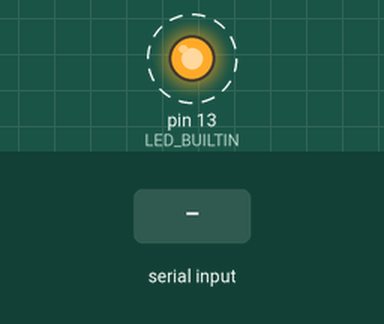
Bench run of a sketch on a simulated Arduino Uno, built with avr-gcc and run on an emulated ATmega328P. Parts: output pins drawn as LEDs (lit = HIGH). Dashed ring = blinking. The inputs (shaded band) are chosen by the test bench. What the sketch prints to the serial monitor is not drawn.

Above: at 1.2 s.
1.3 s: "STOP\n" received over Serial
4.3 s: "1\n" received over Serial
Timing chart, 0 to 13.3 s (numbered marks = the images above; inputs shaded):
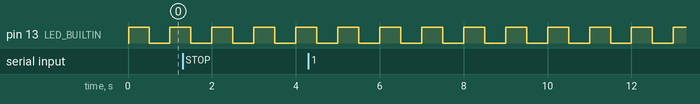

Measured:
- by itself, pin 13 (LED_BUILTIN): alternates HIGH for 0.50 s and LOW for 0.50 s

The sketch:

test_motors.ino
```cpp
#include <SoftwareSerial.h>
#include <string.h>
#include <stdlib.h>
#include <math.h>

// =====================================
// CONFIGURATION
// =====================================
#define HOVER_BAUD       115200
#define SERIAL_BAUD      115200
#define START_FRAME      0xABCD

#define SEND_INTERVAL    100
#define PRINT_INTERVAL   500

// Velocity limits
#define MAX_WHEEL_SPEED  2.1f

// Acceleration limit (m/s^2)
#define MAX_ACCEL        0.40f

// Maximum raw firmware command
#define MAX_COMMAND      500.0f

// Experimental mixing gains
#define STEER_GAIN       0.0043f
#define SPEED_GAIN       0.0086f

// Feedback conversion
#define WHEEL_DIAMETER   0.165f
#define SPEED_TO_RPM     1.0f

SoftwareSerial HoverSerial(2, 3);

// =====================================
// SERIAL STRUCTURES
// =====================================
struct __attribute__((packed)) SerialCommand {
  uint16_t start;
  int16_t steer;
  int16_t speed;
  uint16_t checksum;
};

struct __attribute__((packed)) SerialFeedback {
  uint16_t start;
  int16_t cmd1;
  int16_t cmd2;
  int16_t speedR_meas;
  int16_t speedL_meas;
  int16_t batVoltage;
  int16_t boardTemp;
  uint16_t cmdLed;
  uint16_t checksum;
};

SerialCommand Command;
SerialFeedback Feedback;
SerialFeedback NewFeedback;

// =====================================
// GLOBAL VARIABLES
// =====================================
uint8_t rxBuffer[sizeof(SerialFeedback)];
uint8_t rxIndex = 0;

char inputBuffer[40];
uint8_t inputIndex = 0;

float targetLeft = 0.0f;
float targetRight = 0.0f;

float currentLeft = 0.0f;
float currentRight = 0.0f;

unsigned long lastSend = 0;
unsigned long lastPrint = 0;
unsigned long lastFeedback = 0;

bool feedbackReceived = false;

// =====================================
// UTILITIES
// =====================================
float clampFloat(float value, float low, float high) {
  if (value < low) return low;
  if (value > high) return high;
  return value;
}

float approach(float current, float target, float step) {
  if (current < target)
    return fminf(current + step, target);

  if (current > target)
    return fmaxf(current - step, target);

  return current;
}

// =====================================
// SEND HOVERBOARD COMMAND
// =====================================
void sendHoverCommand(int16_t steer, int16_t speed) {

  Command.start = START_FRAME;
  Command.steer = steer;
  Command.speed = speed;

  Command.checksum =
      Command.start ^
      (uint16_t)Command.steer ^
      (uint16_t)Command.speed;

  HoverSerial.write(
    (uint8_t*)&Command,
    sizeof(Command)
  );
}

// =====================================
// CORRECTED DIFFERENTIAL DRIVE
// =====================================
void driveMotors(float leftMps, float rightMps) {

  // Empirical motor model:
  //
  // vL = SPEED_GAIN * speed
  //      - STEER_GAIN * steer
  //
  // vR = -SPEED_GAIN * speed
  //      - STEER_GAIN * steer

  // Inverse mixing equations
  float steer =
    -(leftMps + rightMps) /
    (2.0f * STEER_GAIN);

  float speed =
    (leftMps - rightMps) /
    (2.0f * SPEED_GAIN);

  // Protect firmware command limits
  steer = clampFloat(
    steer, -MAX_COMMAND, MAX_COMMAND
  );

  speed = clampFloat(
    speed, -MAX_COMMAND, MAX_COMMAND
  );

  sendHoverCommand(
    (int16_t)roundf(steer),
    (int16_t)roundf(speed)
  );
}

// =====================================
// RECEIVE FEEDBACK
// =====================================
void receiveFeedback() {

  while (HoverSerial.available()) {

    uint8_t incoming = HoverSerial.read();

    if (rxIndex == 0) {

      if (incoming == 0xCD)
        rxBuffer[rxIndex++] = incoming;

      continue;
    }

    if (rxIndex == 1) {

      if (incoming == 0xAB) {
        rxBuffer[rxIndex++] = incoming;
      } else {
        rxIndex = (incoming == 0xCD) ? 1 : 0;
      }

      continue;
    }

    rxBuffer[rxIndex++] = incoming;

    if (rxIndex == sizeof(SerialFeedback)) {

      memcpy(
        &NewFeedback,
        rxBuffer,
        sizeof(SerialFeedback)
      );

      uint16_t checksum =
          NewFeedback.start ^
          (uint16_t)NewFeedback.cmd1 ^
          (uint16_t)NewFeedback.cmd2 ^
          (uint16_t)NewFeedback.speedR_meas ^
          (uint16_t)NewFeedback.speedL_meas ^
          NewFeedback.batVoltage ^
          NewFeedback.boardTemp ^
          NewFeedback.cmdLed;

      if (NewFeedback.start == START_FRAME &&
          checksum == NewFeedback.checksum) {

        Feedback = NewFeedback;
        feedbackReceived = true;
        lastFeedback = millis();
      }

      rxIndex = 0;
    }
  }
}

// =====================================
// RAW FEEDBACK TO M/S
// =====================================
float rawToMps(int16_t raw) {

  float rpm = raw * SPEED_TO_RPM;

  return rpm * PI * WHEEL_DIAMETER / 60.0f;
}

// =====================================
// PRINT CSV TELEMETRY
// =====================================
void printCSV() {

  bool fresh =
    feedbackReceived &&
    (millis() - lastFeedback <= 1000);

  Serial.print(targetLeft, 3);
  Serial.print(',');

  Serial.print(targetRight, 3);
  Serial.print(',');

  if (fresh) {

    // Physical LEFT = Firmware RIGHT
    float leftMeasured =
      rawToMps(Feedback.speedR_meas);

    // Physical RIGHT = Firmware LEFT
    // Reverse sign for physical forward
    float rightMeasured =
      rawToMps(-Feedback.speedL_meas);

    Serial.print(leftMeasured, 4);
    Serial.print(',');

    Serial.print(rightMeasured, 4);
    Serial.print(',');

    Serial.print(
      Feedback.batVoltage / 100.0f, 2
    );
    Serial.print(',');

    Serial.print(
      Feedback.boardTemp / 10.0f, 1
    );

  } else {

    Serial.print(F("nan,nan,nan,nan"));
  }

  Serial.print(',');
  Serial.println(fresh ? 1 : 0);
}

// =====================================
// PROCESS SERIAL COMMAND
// =====================================
void processCommand(char* input) {

  if (strcmp(input, "STOP") == 0 ||
      strcmp(input, "stop") == 0) {

    targetLeft = 0;
    targetRight = 0;

    currentLeft = 0;
    currentRight = 0;

    sendHoverCommand(0, 0);

    Serial.println(F("# STOP"));
    return;
  }

  char* comma = strchr(input, ',');

  if (!comma) {
    Serial.println(F("# Use left,right"));
    return;
  }

  *comma = '\0';

  char* endLeft;
  char* endRight;

  float left = strtod(input, &endLeft);
  float right = strtod(comma + 1, &endRight);

  if (endLeft == input ||
      *endLeft != '\0' ||
      endRight == comma + 1 ||
      *endRight != '\0' ||
      isnan(left) ||
      isnan(right) ||
      isinf(left) ||
      isinf(right)) {

    Serial.println(F("# Invalid input"));
    return;
  }

  if (fabsf(left) > MAX_WHEEL_SPEED ||
      fabsf(right) > MAX_WHEEL_SPEED) {

    Serial.println(F("# Speed limit +/-0.65 m/s"));
    return;
  }

  targetLeft = left;
  targetRight = right;

  Serial.println(F("# OK"));
}

// =====================================
// READ SERIAL INPUT
// =====================================
void readSerialInput() {

  while (Serial.available()) {

    char c = Serial.read();

    if (c == '\n' || c == '\r') {

      if (inputIndex > 0) {

        inputBuffer[inputIndex] = '\0';
        processCommand(inputBuffer);
        inputIndex = 0;
      }

    } else if (inputIndex < sizeof(inputBuffer) - 1) {

      inputBuffer[inputIndex++] = c;

    } else {

      inputIndex = 0;
      Serial.println(F("# Input too long"));
    }
  }
}

// =====================================
// SETUP
// =====================================
void setup() {

  Serial.begin(SERIAL_BAUD);
  HoverSerial.begin(HOVER_BAUD);

  pinMode(LED_BUILTIN, OUTPUT);

  // Start with motors stopped
  sendHoverCommand(0, 0);

  Serial.println(F("# JIDENNA MOTOR CONTROLLER"));
  Serial.println(F("# Independent wheel velocity control"));
  Serial.println(F("# Enter: left,right in m/s"));
  Serial.println(F("# Example: 0.2,0.2"));
  Serial.println(F("# STOP to stop motors"));
  Serial.println(F("# No command timeout"));
  Serial.println(F("target_left,target_right,left,right,bat,temp,feedback_ok"));

  lastSend = millis();
  lastPrint = millis();
}

// =====================================
// MAIN LOOP
// =====================================
void loop() {

  unsigned long now = millis();

  readSerialInput();
  receiveFeedback();

  // Motor control
  if (now - lastSend >= SEND_INTERVAL) {

    float dt =
      (now - lastSend) / 1000.0f;

    lastSend = now;

    // Acceleration limiting
    float maxStep = MAX_ACCEL * dt;

    currentLeft = approach(
      currentLeft,
      targetLeft,
      maxStep
    );

    currentRight = approach(
      currentRight,
      targetRight,
      maxStep
    );

    driveMotors(
      currentLeft,
      currentRight
    );
  }

  // CSV telemetry
  if (now - lastPrint >= PRINT_INTERVAL) {

    lastPrint = now;
    printCSV();
  }

  digitalWrite(
    LED_BUILTIN,
    (now % 1000) < 500
  );
}
```
